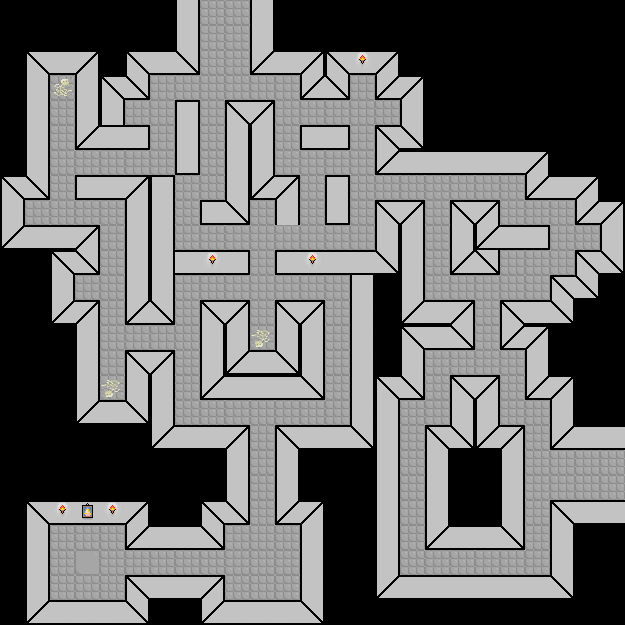

Below is a game level as drawn by its tile map, then a one-line description and the .tmx that defines it (tile-layer data replaced by summaries):
An orthogonal 25x25 tile map with 25x25 px tiles, 1 tile layer (Tile Layer 1), 2 tilesets.

<map version="1.0" orientation="orthogonal" width="25" height="25" tilewidth="25" tileheight="25">
 <tileset firstgid="1" source="../art/tileset1.tsx" />
 <tileset firstgid="26" source="../art/guard1set.tsx" />
 <layer name="Tile Layer 1" width="25" height="25">
  <data>[625 cells, 434 non-empty, 32 distinct tile ids]</data>
 </layer>
</map>
